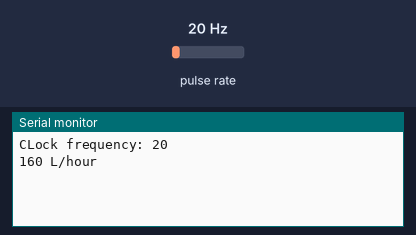
Recording of a sketch running on a simulated Arduino Uno, built with avr-gcc and run on an emulated ATmega328P. Parts: the last lines printed to the serial monitor. Wiring (inferred from the names in the program): pulse sensor: data pin 2. Inputs (shaded band) come from the test bench; at power-on: pulse rate 20 Hz.

Above: at 1.2 s.
1.3 s: pulse rate (sensor on pin 2) set to 4 Hz
At 2.6 s:
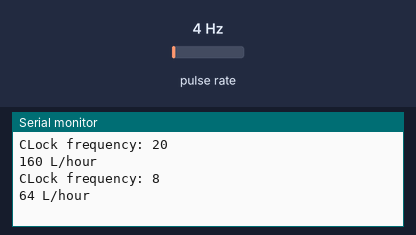
2.8 s: pulse rate (sensor on pin 2) set to 50 Hz
At 3.8 s:
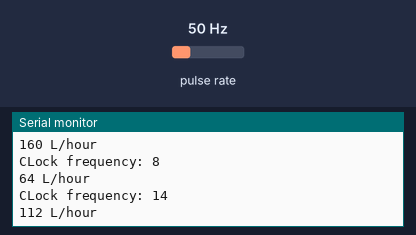
Timing chart, 0 to 5.8 s (numbered marks = the images above; inputs shaded):
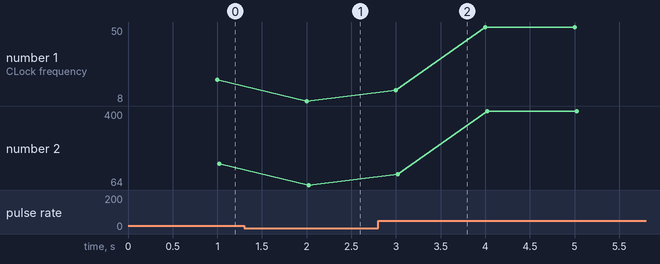

Measured:
- after the input at 1.3 s, the serial monitor: prints a new line after 0.70 s (image 1)
- after the input at 2.8 s, the serial monitor: prints a new line after 0.20 s (image 2)
- plotted number 1: 20 → 8 after the input at 1.3 s, 8 → 50 after the input at 2.8 s
- plotted number 2: 160 → 64 after the input at 1.3 s, 64 → 392 after the input at 2.8 s

The sketch:

FlowMeterCode.ino
```cpp
volatile int frequency;
unsigned int l_hour;
unsigned char flowsensor = 2;
unsigned long currentTime;
unsigned long setupTime;

void myFlow ()
{
  frequency++;
}

void setup()
{
  pinMode(flowsensor, INPUT);
  digitalWrite(flowsensor, HIGH);
  Serial.begin(9600);
  attachInterrupt(0, myFlow, RISING);
  sei();
  currentTime = millis();
  setupTime = currentTime;
}

void loop ()
{
  currentTime = millis();
  if (currentTime >= (setupTime + 1000))
  {
    setupTime = currentTime;
    l_hour = (frequency * 60 / 7.5);
    Serial.println("CLock frequency: "+String(frequency));
    frequency = 0;
    Serial.print(l_hour, DEC);
    Serial.println(" L/hour");
  }
}
```
